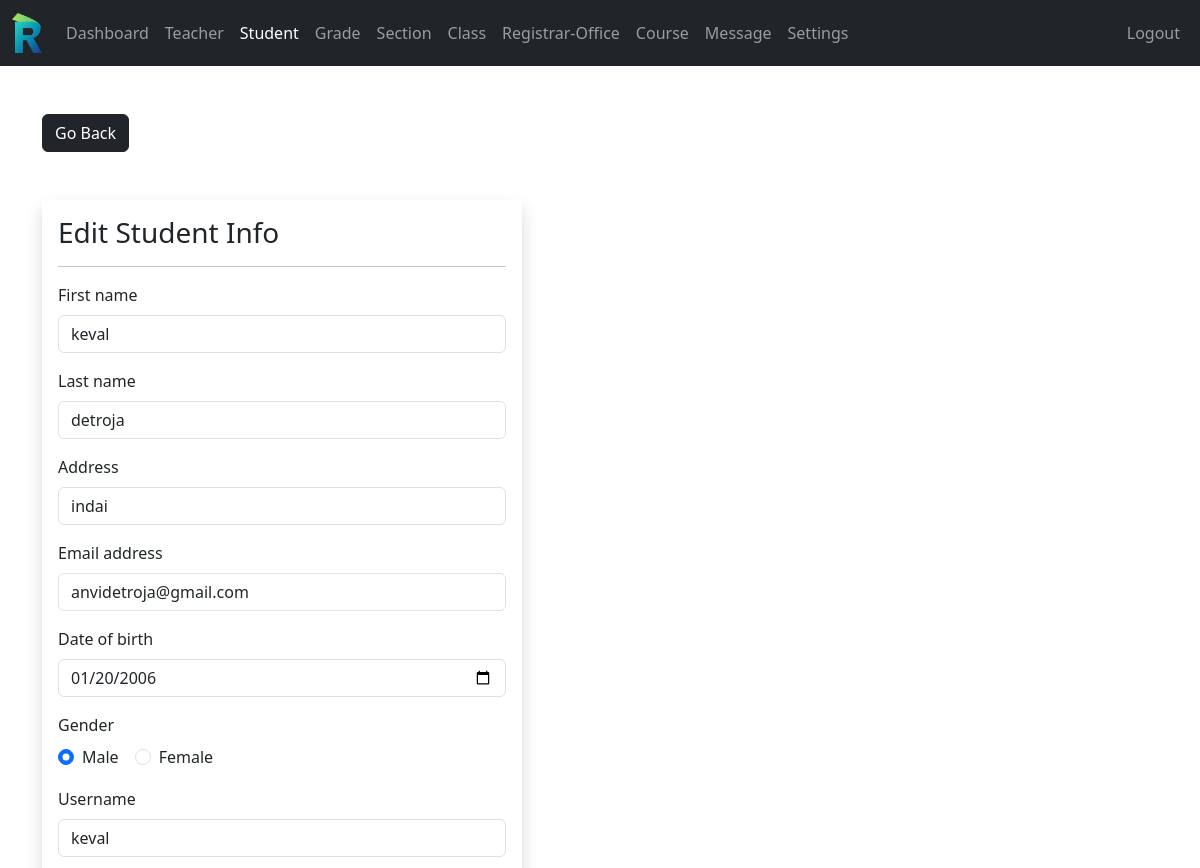
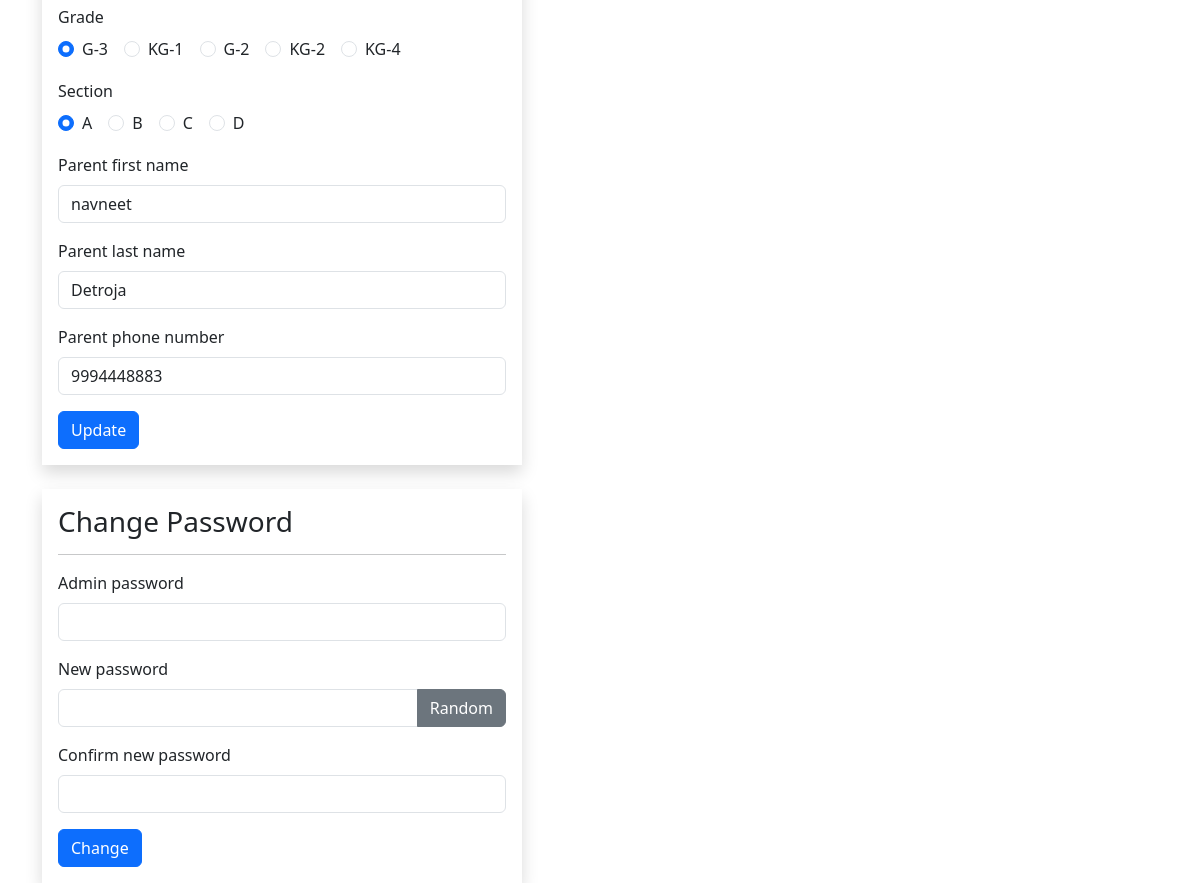
Page /admin/student-edit.php?student_id=8 (signed in) on the committed database (2 pictures, top to bottom).
### tables this page shows
CREATE TABLE `student` (
  `student_id` int(11) NOT NULL,
  `username` varchar(127) NOT NULL,
  `password` varchar(255) NOT NULL,
  `fname` varchar(127) NOT NULL,
  `lname` varchar(255) NOT NULL,
  `grade` int(11) NOT NULL,
  `section` int(11) NOT NULL,
  `address` varchar(31) NOT NULL,
  `gender` varchar(7) NOT NULL,
  `email_address` varchar(255) NOT NULL,
  `date_of_birth` date DEFAULT NULL,
  `date_of_joined` timestamp NULL DEFAULT current_timestamp(),
  `parent_fname` varchar(127) NOT NULL,
  `parent_lname` varchar(127) NOT NULL,
  `parent_phone_number` varchar(31) NOT NULL,
  `subjets` varchar(50) DEFAULT NULL
);

CREATE TABLE `grades` (
  `grade_id` int(11) NOT NULL,
  `grade` varchar(31) NOT NULL,
  `grade_code` varchar(7) NOT NULL
);

CREATE TABLE `section` (
  `section_id` int(11) NOT NULL,
  `section` varchar(7) NOT NULL
);

### data/student.php (called while the page is built, shortened)
<?php
function getStudentById($student_id, $conn){
    $sql = "SELECT * FROM student
            WHERE student_id=?";
    $stmt = $conn->prepare($sql);
    $stmt->execute([$student_id]);
    if ($stmt->rowCount() == 1) {
        $student = $stmt->fetch();
        return $student;
    } else {
        return 0;
    }
}
?>

### data/grade.php (called while the page is built, shortened)
<?php
function getALLGrades($conn){
    $sql = "SELECT * FROM grades";
    $stmt = $conn->prepare($sql);
    $stmt->execute();
    if ($stmt->rowCount() >= 1) {
        $grades = $stmt->fetchAll();
        return $grades;
    } else {
        return 0;
    }
}

### data/section.php (called while the page is built, shortened)
<?php
function getALLSections($conn){
    $sql = "SELECT * FROM section";
    $stmt = $conn->prepare($sql);
    $stmt->execute();
    if ($stmt->rowCount() >= 1) {
        $sections = $stmt->fetchAll();
        return $sections;
    } else {
        return 0;
    }
}
?>

### admin/student-edit.php (the view, shortened to what this page needs)
<?php
if (isset($_SESSION['admin_id']) && isset($_SESSION['role'])) {
    if ($_SESSION['role'] == 'Admin') {
        include "../data/student.php";
        include "../data/grade.php";
        include "../data/section.php";
        $student_id = $_GET['student_id'];
        $student    = getStudentById($student_id, $conn);
        $allgrades   = getALLGrades($conn);
        $allsections = getALLSections($conn);
        $selectedGrade   = !empty($student['grade'])   ? $student['grade']   : '';
        $selectedSection = !empty($student['section']) ? $student['section'] : '';
        $selectedGender  = !empty($student['gender'])  ? $student['gender']  : '';
?>
<!DOCTYPE html>
<html lang="en">
<head>
    <link rel="stylesheet" href="https://cdn.jsdelivr.net/npm/bootstrap@5.3.8/dist/css/bootstrap.min.css">
    <link rel="stylesheet" href="/school-management/style.css">
    <link rel="stylesheet" href="https://cdnjs.cloudflare.com/ajax/libs/font-awesome/4.7.0/css/font-awesome.min.css">
</head>
<body>
    <?php include "../inc/navbar.php"; ?>
    <div class="container mt-5">
        <a href="student.php" class="btn btn-dark">Go Back</a>
        <form method="post"
              class="shadow p-3 mt-5 form-w"
              action="req/student-edit.php">
            <h3>Edit Student Info</h3><hr>
  <div class="mb-3">
    <label class="form-label">First name</label>
    <input type="text" class="form-control" name="fname" value="<?= htmlspecialchars($student['fname']) ?>">
  </div>
  <div class="mb-3">
    <label class="form-label">Last name</label>
    <input type="text" class="form-control" name="lname" value="<?= htmlspecialchars($student['lname']) ?>">
  </div>
  <div class="mb-3">
    <label class="form-label">Address</label>
    <input type="text" class="form-control" name="address" value="<?= htmlspecialchars($student['address'] ?? '') ?>">
  </div>
  <div class="mb-3">
    <label class="form-label">Email address</label>
    <input type="email" class="form-control" name="email_address" value="<?= htmlspecialchars($student['email_address'] ?? '') ?>">
  </div>
  <div class="mb-3">
    <label class="form-label">Date of birth</label>
    <input type="date" class="form-control" name="date_of_birth" value="<?= htmlspecialchars($student['date_of_birth'] ?? '') ?>">
  </div>
  <div class="mb-3">
    <label class="form-label">Gender</label>
    <div class="d-flex flex-wrap gap-3">
        <div class="form-check">
            <input class="form-check-input" type="radio" name="gender" value="Male" id="gender_male"
                   <?= ($selectedGender == 'Male') ? 'checked' : '' ?>>
            <label class="form-check-label" for="gender_male">Male</label>
        </div>
        <div class="form-check">
            <input class="form-check-input" type="radio" name="gender" value="Female" id="gender_female"
                   <?= ($selectedGender == 'Female') ? 'checked' : '' ?>>
            <label class="form-check-label" for="gender_female">Female</label>
        </div>
    </div>
  </div>
  <div class="mb-3">
    <label class="form-label">Username</label>
    <input type="text" class="form-control" name="Username" value="<?= htmlspecialchars($student['username']) ?>">
  </div>
  <div class="mb-3">
    <label class="form-label">Grade</label>
    <div class="d-flex flex-wrap gap-3">
        <?php foreach ($allgrades as $grd) { ?>
        <div class="form-check">
            <input class="form-check-input" type="radio" name="grade_id"
                   value="<?= $grd['grade_id'] ?>" id="grade_<?= $grd['grade_id'] ?>"
                   <?= ($grd['grade_id'] == $selectedGrade) ? 'checked' : '' ?>>
            <label class="form-check-label" for="grade_<?= $grd['grade_id'] ?>">
                <?= $grd['grade_code'] ?>-<?= $grd['grade'] ?>
            </label>
        </div>
        <?php } ?>
    </div>
  </div>
  <div class="mb-3">
    <label class="form-label">Section</label>
    <div class="d-flex flex-wrap gap-3">
        <?php if ($allsections != 0) { foreach ($allsections as $sec) { ?>
        <div class="form-check">
            <input class="form-check-input" type="radio" name="section_id"
                   value="<?= $sec['section_id'] ?>" id="section_<?= $sec['section_id'] ?>"
                   <?= ($sec['section_id'] == $selectedSection) ? 'checked' : '' ?>>
            <label class="form-check-label" for="section_<?= $sec['section_id'] ?>"><?= $sec['section'] ?></label>
        </div>
        <?php } } ?>
    </div>
  </div>
  <div class="mb-3">
    <label class="form-label">Parent first name</label>
    <input type="text" class="form-control" name="parent_fname" value="<?= htmlspecialchars($student['parent_fname'] ?? '') ?>">
  </div>
  <div class="mb-3">
    <label class="form-label">Parent last name</label>
    <input type="text" class="form-control" name="parent_lname" value="<?= htmlspecialchars($student['parent_lname'] ?? '') ?>">
  </div>
  <div class="mb-3">
    <label class="form-label">Parent phone number</label>
    <input type="text" class="form-control" name="parent_phone_number" value="<?= htmlspecialchars($student['parent_phone_number'] ?? '') ?>">
  </div>
    <button type="submit" class="btn btn-primary">Update</button>
</form>
        <form method="post"
              class="shadow p-3 my-4 form-w"
              action="req/student-change.php">
            <h3>Change Password</h3><hr>
            <div class="mb-3">
                <div class="mb-3">
                <label class="form-label">Admin password</label>
                    <input type="password" class="form-control" name="admin_pass2">
            </div>
                <label class="form-label">New password</label>
                <div class="input-group mb-3">
                    <input type="text" class="form-control" name="new_pass" id="passInput">
                    <button class="btn btn-secondary" type="button" id="gBtn">Random</button>
                </div>
            </div>
            <div class="mb-3">
                <label class="form-label">Confirm new password</label>
                    <input type="text" class="form-control" name="c_new_pass2" id="passInput2">
            </div>
<button type="submit" class="btn btn-primary">Change</button>
        </form>
</div>
</body>
</html>
<?php
    } else {
        header("Location: ../login.php");
        exit;
    }
} else {
    header("Location: ../login.php");
    exit;
}
?>

### style.css (style rules this page uses)
html { scroll-behavior: smooth; }
html, body { margin: 0; padding: 0; height: 100%; }
.form-w { max-width: 480px; width: 100%; }

### rows in the picture
student: fname "keval", lname "detroja", address "indai", email_address "anvidetroja@gmail.com", date_of_birth "01/20/2006", gender "☑ Male", gender "☐ Female", Username "keval", grade "☑ G-3", grade "☐ KG-1", grade "☐ G-2", grade "☐ KG-2", grade "☐ KG-4", section "☑ A", section "☐ B", section "☐ C", section "☐ D", parent_fname "navneet", parent_lname "Detroja", parent_phone_number "9994448883"
grades: grade_code "G", grade "3"
grades: grade_code "KG", grade "1"
grades: grade_code "G", grade "2"
grades: grade_code "KG", grade "2"
grades: grade_code "KG", grade "4"
section: section "A"
section: section "B"
section: section "C"
section: section "D"
